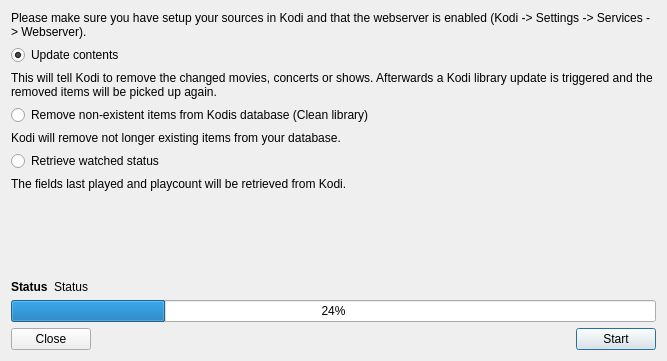
<?xml version="1.0" encoding="UTF-8"?>
<ui version="4.0">
 <class>XbmcSync</class>
 <widget class="QDialog" name="XbmcSync">
  <property name="windowModality">
   <enum>Qt::WindowModal</enum>
  </property>
  <property name="geometry">
   <rect>
    <x>0</x>
    <y>0</y>
    <width>667</width>
    <height>361</height>
   </rect>
  </property>
  <property name="windowTitle">
   <string>Kodi Synchronization</string>
  </property>
  <property name="modal">
   <bool>true</bool>
  </property>
  <layout class="QVBoxLayout" name="verticalLayout">
   <item>
    <widget class="QLabel" name="label_5">
     <property name="text">
      <string>Please make sure you have setup your sources in Kodi and that the webserver is enabled (Kodi -&gt; Settings -&gt; Services -&gt; Webserver).</string>
     </property>
     <property name="wordWrap">
      <bool>true</bool>
     </property>
    </widget>
   </item>
   <item>
    <widget class="QRadioButton" name="radioUpdateContents">
     <property name="text">
      <string>Update contents</string>
     </property>
     <property name="checked">
      <bool>true</bool>
     </property>
    </widget>
   </item>
   <item>
    <widget class="QLabel" name="labelContents">
     <property name="text">
      <string>This will tell Kodi to remove the changed movies, concerts or shows. Afterwards a Kodi library update is triggered and the removed items will be picked up again.</string>
     </property>
     <property name="wordWrap">
      <bool>true</bool>
     </property>
    </widget>
   </item>
   <item>
    <widget class="QRadioButton" name="radioClean">
     <property name="text">
      <string>Remove non-existent items from Kodis database (Clean library)</string>
     </property>
    </widget>
   </item>
   <item>
    <widget class="QLabel" name="labelClean">
     <property name="text">
      <string>Kodi will remove not longer existing items from your database.</string>
     </property>
    </widget>
   </item>
   <item>
    <widget class="QRadioButton" name="radioGetWatched">
     <property name="text">
      <string>Retrieve watched status</string>
     </property>
    </widget>
   </item>
   <item>
    <widget class="QLabel" name="labelWatched">
     <property name="text">
      <string>The fields last played and playcount will be retrieved from Kodi.</string>
     </property>
     <property name="wordWrap">
      <bool>true</bool>
     </property>
    </widget>
   </item>
   <item>
    <spacer name="verticalSpacer">
     <property name="orientation">
      <enum>Qt::Vertical</enum>
     </property>
     <property name="sizeHint" stdset="0">
      <size>
       <width>20</width>
       <height>40</height>
      </size>
     </property>
    </spacer>
   </item>
   <item>
    <layout class="QHBoxLayout" name="horizontalLayout_2" stretch="0,1">
     <item>
      <widget class="QLabel" name="label_4">
       <property name="font">
        <font>
         <weight>75</weight>
         <bold>true</bold>
        </font>
       </property>
       <property name="text">
        <string>Status</string>
       </property>
      </widget>
     </item>
     <item>
      <widget class="QLabel" name="status">
       <property name="text">
        <string>Status</string>
       </property>
      </widget>
     </item>
    </layout>
   </item>
   <item>
    <widget class="QProgressBar" name="progressBar">
     <property name="value">
      <number>24</number>
     </property>
    </widget>
   </item>
   <item>
    <layout class="QHBoxLayout" name="horizontalLayout">
     <item>
      <widget class="QPushButton" name="buttonClose">
       <property name="text">
        <string>Close</string>
       </property>
       <property name="autoDefault">
        <bool>false</bool>
       </property>
      </widget>
     </item>
     <item>
      <spacer name="horizontalSpacer">
       <property name="orientation">
        <enum>Qt::Horizontal</enum>
       </property>
       <property name="sizeHint" stdset="0">
        <size>
         <width>40</width>
         <height>20</height>
        </size>
       </property>
      </spacer>
     </item>
     <item>
      <widget class="QPushButton" name="buttonSync">
       <property name="text">
        <string>Start</string>
       </property>
      </widget>
     </item>
    </layout>
   </item>
  </layout>
 </widget>
 <resources/>
 <connections/>
</ui>
